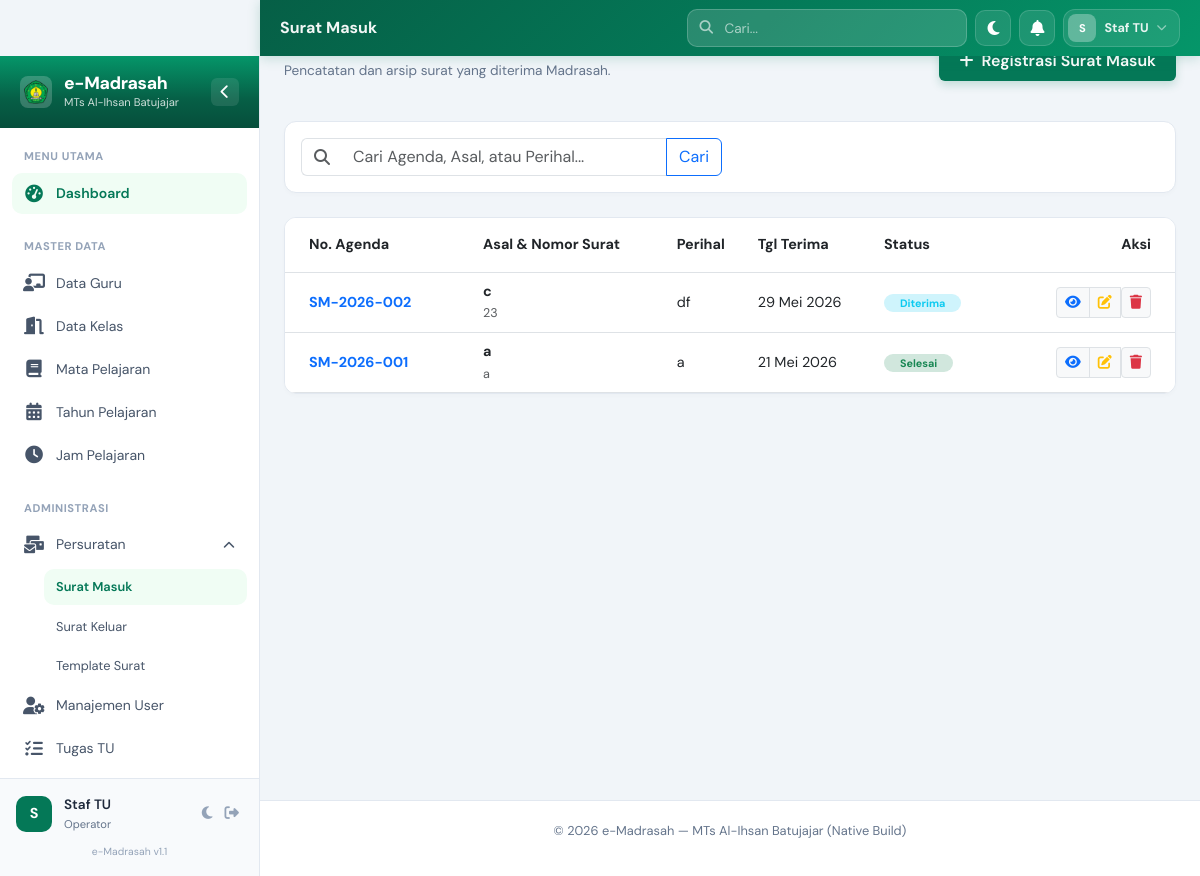
/modules/surat_masuk/index.php (signed in), run on the app's committed database.
### tables this page shows
CREATE TABLE `surat_masuk` (
  `id` bigint unsigned NOT NULL AUTO_INCREMENT,
  `nomor_agenda` varchar(255) NOT NULL,
  `asal_surat` varchar(255) NOT NULL,
  `nomor_surat` varchar(255) DEFAULT NULL,
  `perihal` varchar(255) NOT NULL,
  `tanggal_terima` date NOT NULL,
  `tanggal_surat` date DEFAULT NULL,
  `disposisi` text,
  `file_scan` varchar(255) DEFAULT NULL,
  `status` enum('diterima','diproses','selesai') NOT NULL DEFAULT 'diterima',
  `created_at` timestamp NULL DEFAULT NULL,
  `updated_at` timestamp NULL DEFAULT NULL,
  PRIMARY KEY (`id`),
  UNIQUE KEY `surat_masuk_nomor_agenda_unique` (`nomor_agenda`)
);

### includes/functions.php (called while the page is built, shortened)
<?php
function tgl_indo($tanggal) {
    $bulan = array (1 => 'Januari', 'Februari', 'Maret', 'April', 'Mei', 'Juni', 'Juli', 'Agustus', 'September', 'Oktober', 'November', 'Desember');
    $pecahkan = explode('-', $tanggal);
    return $pecahkan[2] . ' ' . $bulan[ (int)$pecahkan[1] ] . ' ' . $pecahkan[0];
}
?>

### modules/surat_masuk/index.php (the view, shortened to what this page needs)
<?php
include __DIR__ . '/../../includes/header.php';
$search = isset($_GET['search']) ? input_safe($_GET['search']) : '';
$query_str = "SELECT * FROM surat_masuk";
$query_str .= " ORDER BY tanggal_terima DESC, nomor_agenda DESC";
$stmt = $pdo->prepare($query_str);
if ($search) {
    $stmt->execute(['search' => "%$search%"]);
} else {
    $stmt->execute();
}
$surat_list = $stmt->fetchAll();
?>
<div class="page-header mb-4 fade-in">
    <div>
        <h2 class="page-title"><i class="fas fa-envelope-open-text me-2 text-primary"></i>Surat Masuk</h2>
        <p class="page-subtitle">Pencatatan dan arsip surat yang diterima Madrasah.</p>
    </div>
    <div>
        <a href="create.php" class="btn btn-primary">
            <i class="fas fa-plus me-2"></i>Registrasi Surat Masuk
        </a>
    </div>
</div>
<div class="card border-0 shadow-sm mb-4">
    <div class="card-body">
        <form method="GET" class="row g-3">
            <div class="col-md-6">
                <div class="input-group">
                    <span class="input-group-text bg-white border-end-0"><i class="fas fa-search text-muted"></i></span>
                    <input type="text" name="search" class="form-control border-start-0" placeholder="Cari Agenda, Asal, atau Perihal..." value="<?php echo $search; ?>">
                    <button type="submit" class="btn btn-outline-primary">Cari</button>
                </div>
            </div>
        </form>
    </div>
</div>
<div class="card border-0 shadow-sm overflow-hidden">
    <div class="table-responsive">
        <table class="table table-hover align-middle mb-0">
            <thead class="bg-gray-50">
                <tr>
                    <th class="px-4 py-3">No. Agenda</th>
                    <th class="py-3">Asal & Nomor Surat</th>
                    <th class="py-3">Perihal</th>
                    <th class="py-3">Tgl Terima</th>
                    <th class="py-3">Status</th>
                    <th class="px-4 py-3 text-end">Aksi</th>
                </tr>
            </thead>
            <tbody>
                <?php if (empty($surat_list)): ?>
                <tr>
                    <td colspan="6" class="text-center py-5 text-muted">Data surat masuk belum tersedia.</td>
                </tr>
                <?php else: ?>
                    <?php foreach ($surat_list as $s): ?>
                    <tr>
                        <td class="px-4 fw-bold text-primary"><?php echo $s['nomor_agenda']; ?></td>
                        <td>
                            <div class="fw-bold"><?php echo $s['asal_surat']; ?></div>
                            <small class="text-muted"><?php echo $s['nomor_surat'] ?: '-'; ?></small>
                        </td>
                        <td><?php echo $s['perihal']; ?></td>
                        <td><?php echo tgl_indo($s['tanggal_terima']); ?></td>
                        <td>
                            <?php
                                $status_badge = [
                                    'diterima' => 'bg-info-subtle text-info',
                                    'diproses' => 'bg-warning-subtle text-warning',
                                    'selesai' => 'bg-success-subtle text-success'
                                ];
                                $cls = $status_badge[$s['status']] ?? 'bg-secondary-subtle';
                            ?>
                            <span class="badge <?php echo $cls; ?> rounded-pill px-3"><?php echo ucfirst($s['status']); ?></span>
                        </td>
                        <td class="px-4 text-end">
                            <div class="btn-group">
                                <a href="show.php?id=<?php echo $s['id']; ?>" class="btn btn-sm btn-light border" title="Detail">
                                    <i class="fas fa-eye text-primary"></i>
                                </a>
                                <a href="edit.php?id=<?php echo $s['id']; ?>" class="btn btn-sm btn-light border" title="Edit">
                                    <i class="fas fa-edit text-warning"></i>
                                </a>
                                <form action="delete.php" method="POST" class="d-inline" id="deleteForm-<?= $s['id'] ?>">
                                    <button type="button" class="btn btn-sm btn-light border"
                                        onclick="showConfirmModal('Hapus data surat ini?', function() { document.getElementById('deleteForm-<?= $s['id'] ?>').submit(); })" title="Hapus">
                                        <i class="fas fa-trash text-danger"></i>
                                    </button>
                                </form>
                            </div>
                        </td>
                    </tr>
                    <?php endforeach; ?>
                <?php endif; ?>
            </tbody>
        </table>
    </div>
</div>
<?php include __DIR__ . '/../../includes/footer.php'; ?>

### assets/css/custom.css (style rules this page uses)
:root { --em-green-950: #022c22; --em-green-900: #064e3b; --em-green-800: #065f46; --em-green-700: #047857; --em-green-600: #059669; --em-green-500: #10b981; --em-green-200: #a7f3d0; --em-green-100: #d1fae5; --em-green-50 : #f0fdf4; --em-gold : #b45309; --em-gold-light: #fef3c7; --em-gray-950: #020617; --em-gray-900: #0f172a; --em-gray-800: #1e293b; --em-gray-700: #334155; --em-gray-600: #475569; --em-gray-500: #64748b; --em-gray-400: #94a3b8; --em-gray-300: #cbd5e1; --em-gray-200: #e2e8f0; --em-gray-100: #f1f5f9; --em-gray-50 : #f8fafc; --em-white : #ffffff; --em-primary : var(--em-green-700); --em-primary-dark : var(--em-green-800); --em-primary-darker : var(--em-green-900); --em-surface : var(--em-white); --em-bg : #f1f5f9; --em-border : #e2e8f0; --em-text : #1e293b; --em-text-muted : #64748b; --em-sidebar-w : 260px; --em-sidebar-collapsed-w: 75px; --em-header-h : 56px; --em-r-md : 10px; --em-r-lg : 14px; --em-r-xl : 20px; --em-r-full: 9999px; --em-ease : cubic-bezier(0.4, 0, 0.2, 1); --em-dur : 250ms; }
body { font-family: 'DM Sans', 'Segoe UI', system-ui, sans-serif; background: var(--em-bg); color: var(--em-text); font-size: 0.9rem; -webkit-font-smoothing: antialiased; overflow-x: hidden; transition: background-color 0.3s ease, color 0.3s ease; }
h1, h2, h3, h4, h5, h6 { font-family: 'Plus Jakarta Sans', sans-serif; font-weight: 700; }
.fade-in { animation: emFadeIn 0.5s ease both; }
.card { border-radius: 12px !important; border: 1px solid var(--em-border) !important; box-shadow: 0 2px 4px rgba(0,0,0,0.02) !important; background: var(--em-white); transition: transform 0.2s, box-shadow 0.2s; }
.btn-primary { background: var(--em-primary); border: none; padding: 8px 20px; font-weight: 600; box-shadow: 0 4px 10px rgba(4, 120, 87, 0.2); }
.fade-in { animation: fadeIn 0.4s ease-out; }
.page-header { display: flex; flex-wrap: wrap; gap: 16px; justify-content: space-between; align-items: center; margin-bottom: 24px; }
.page-title { font-size: 1.5rem; font-weight: 800; color: var(--em-gray-900); }
.page-subtitle { font-size: 0.85rem; color: var(--em-gray-500); }

### data on the page
surat_masuk: nomor_agenda "SM-2026-002", asal_surat "c", nomor_surat "23", perihal "df", tanggal_terima "29 Mei 2026", status "Diterima"
surat_masuk: nomor_agenda "SM-2026-001", asal_surat "a", nomor_surat "a", perihal "a", tanggal_terima "21 Mei 2026", status "Selesai"

### other printed values
$page_title "Surat Masuk"
substr($_SESSION['user_name'] ?? 'A', 0, 1) "S"
$_SESSION['user_name'] "Staf TU"
$_SESSION['user_role'] "Operator"
